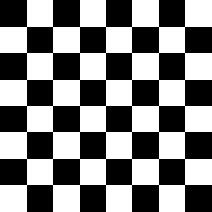
#> input picture result_concat_2.jpg, 212 x 212 px
$ python distortion_demo.py
#> lines starting #> are read from the running program, lines starting #| are printed output that depends on the picture; after the words box and inside, x2 and y2 are one past the last pixel; in counts of white or black regions, pixels touching at a corner belong together
### forTest.py
from PIL import Image, ImageDraw


def fill_circle_with_image(image_path, circle_size=(84 * 2, 84 * 2), save=False):
    """
    将给定图片裁剪出指定大小的圆形区域，并可选择保存结果。
    参数:
    image_path (str): 原始图片的文件路径
    circle_size (tuple): 圆形的尺寸（宽，高），默认是(84, 84)
    """
    # 打开原始图片
    img = Image.open(image_path).convert("RGBA")
    width, height = circle_size
    orig_width, orig_height = img.size

    # 计算以图片中心为基准的裁剪区域坐标（确保圆形在图片中间）
    left = (orig_width - width) // 2
    upper = (orig_height - height) // 2
    right = left + width
    lower = upper + height

    # 创建一个透明的新图像，大小与目标圆形一致
    circle_img = Image.new('RGBA', (width, height), (0, 0, 0, 0))
    draw = ImageDraw.Draw(circle_img)
    # 在新图像上绘制圆形，这里填充白色作为示例，可以根据需要调整
    draw.ellipse((0, 0, width, height), fill=(255, 255, 255, 255))

    # 从原始图片中裁剪出对应区域（以中心为准的矩形区域，后续再用圆形裁剪）
    img = img.crop((left, upper, right, lower))

    # 使用圆形遮罩来裁剪图片，通过alpha通道合成
    img.putalpha(circle_img.split()[-1])
    circle_img.paste(img, (0, 0), img)

    circle_img.show()
    print(circle_img.size)
    if save:
        rgb_im = circle_img.convert('RGB')
        rgb_im.save(image_path[:-4] + '_circle.jpg')


# [3 lines that do not run on import are left out]

### distortion_demo.py
import cv2
import math
import numpy as np
from PIL import Image


def main(filename="Emotion/1.jpg", para=1, para_min=2.5, offset=0, save_name="test.jpg", circle=False):
#> called with filename = 'result_concat_2.jpg', para = 4, para_min = 4, offset = 0, save_name = 'result_concat_2_res.jpg', circle = True
    img = cv2.imread(filename)
#> img is the input picture: shape (212, 212, 3); min 0, max 255, mean 127.5
    # img = img_[10:,10:img_.shape[1]-10]
    drcimg = np.zeros((img.shape[0], img.shape[1], 3), dtype=np.uint8)

    lenscenter = (img.shape[1] // 2, img.shape[0] // 2 + offset)  # 镜头中心在图像中的位置
#> lenscenter = (106, 106)
    cv2.circle(img, lenscenter, 5, (0, 0, 255), -1)
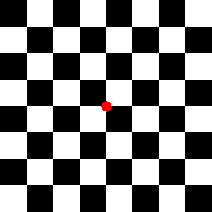
#> img: shape (212, 212, 3); 0.18% of pixels changed, all inside (x1, y1, x2, y2) = (101, 101, 112, 112)

    for row in range(img.shape[0]):
        for col in range(img.shape[1]):
            # if row < img.shape[0] // 2:  # 列
            #     r = math.sqrt((row - lenscenter[1]) ** 2 + (col - lenscenter[0]) ** 2) * para - (
            #             img.shape[0] // 2 - row) * para_min
            # else:
            r = math.sqrt((row - lenscenter[1]) ** 2 + (col - lenscenter[0]) ** 2) * para
            s = 0.9998 - 4.2932 * math.pow(10, -4) * r + 3.4327 * math.pow(10, -6) * math.pow(r, 2) - 2.8526 * math.pow(
                10, -9) * math.pow(r, 3) + 9.8223 * math.pow(10, -13) * math.pow(r, 4)  # 比例
            mCorrectPoint = (
                (col - lenscenter[0]) / s * 1.35 + lenscenter[0], (row - lenscenter[1]) / s * 1.35 + lenscenter[1])
            # 越界判断
            if mCorrectPoint[1] < 0 or mCorrectPoint[1] >= img.shape[0] - 1:
                continue
            if mCorrectPoint[0] < 0 or mCorrectPoint[0] >= img.shape[1] - 1:
                continue
            src_a = (int(mCorrectPoint[0]), int(mCorrectPoint[1]))
            src_b = (src_a[0] + 1, src_a[1])
            src_c = (src_a[0], src_a[1] + 1)
            src_d = (src_a[0] + 1, src_a[1] + 1)
            distance_to_a_x = mCorrectPoint[0] - src_a[0]  # 在原图像中与a点的水平距离
            distance_to_a_y = mCorrectPoint[1] - src_a[1]  # 在原图像中与a点的垂直距离

            drcimg[row, col][0] = (
                    img[src_a[1], src_a[0]][0] * (1 - distance_to_a_x) * (1 - distance_to_a_y) +
                    img[src_b[1], src_b[0]][0] * distance_to_a_x * (1 - distance_to_a_y) +
                    img[src_c[1], src_c[0]][0] * distance_to_a_y * (1 - distance_to_a_x) +
                    img[src_d[1], src_d[0]][0] * distance_to_a_y * distance_to_a_x
            )
            drcimg[row, col][1] = (
                    img[src_a[1], src_a[0]][1] * (1 - distance_to_a_x) * (1 - distance_to_a_y) +
                    img[src_b[1], src_b[0]][1] * distance_to_a_x * (1 - distance_to_a_y) +
                    img[src_c[1], src_c[0]][1] * distance_to_a_y * (1 - distance_to_a_x) +
                    img[src_d[1], src_d[0]][1] * distance_to_a_y * distance_to_a_x
            )
            drcimg[row, col][2] = (
                    img[src_a[1], src_a[0]][2] * (1 - distance_to_a_x) * (1 - distance_to_a_y) +
                    img[src_b[1], src_b[0]][2] * distance_to_a_x * (1 - distance_to_a_y) +
                    img[src_c[1], src_c[0]][2] * distance_to_a_y * (1 - distance_to_a_x) +
                    img[src_d[1], src_d[0]][2] * distance_to_a_y * distance_to_a_x
            )
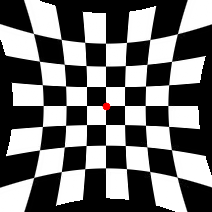
#> drcimg: shape (212, 212, 3); mean B, G, R 113.5, 113.5, 113.7

    cv2.imwrite(save_name, drcimg)
    img = Image.open(save_name)
#> img: PIL image 212x212 RGB
    img.show()

    if circle:
        from forTest import fill_circle_with_image
        fill_circle_with_image(save_name, circle_size=(84*2, 84*2), save=True)
#> in fill_circle_with_image, `circle_img = Image.new('RGBA', (width, height), (0, 0, 0, 0))`: circle_img: PIL image 168x168 RGBA; every value is 0
#> in fill_circle_with_image, `img = img.crop((left, upper, right, lower))`:
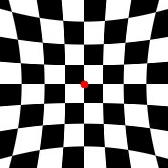
#> img: PIL image 168x168 RGBA; mean R, G, B, A 127.6, 127.2, 127.2, 255
#> in fill_circle_with_image, `img.putalpha(circle_img.split()[-1])`:
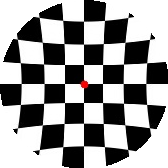
#> img: PIL image 168x168 RGBA; mean R, G, B, A 127.6, 127.2, 127.2, 202.1; transparent parts drawn white
#| (168, 168)
#> in fill_circle_with_image, `rgb_im = circle_img.convert('RGB')`:
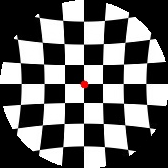
#> rgb_im: PIL image 168x168 RGB; mean R, G, B 101.1, 100.7, 100.7


if __name__ == "__main__":
    main(filename="result_concat_2.jpg", save_name="result_concat_2_res.jpg", para=4, para_min=4, offset=0, circle=True)
    # main(filename="result_concat.jpg", save_name="result_concat_res.jpg", para=2, para_min=4, offset=-20, circle=False)
    # main(filename="result_concat.jpg", save_name="black_white_test.jpg", para=3, para_min=1, offset=0)

$ run again, with black_white_test.jpg copied over result_concat_2.jpg
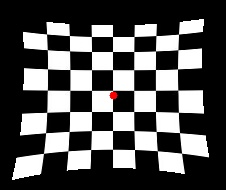
#> input picture black_white_test.jpg, 226 x 190 px
#> in main, img is the input picture: shape (190, 226, 3); mean B, G, R 80.7, 80.7, 81
#> after the loop in main, `for row in range(img.shape[0]):`:
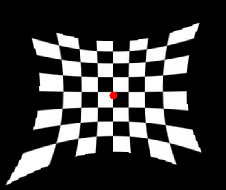
#> drcimg: shape (190, 226, 3); mean B, G, R 59.1, 59.1, 59.4
#| (168, 168)
#> in fill_circle_with_image, `rgb_im = circle_img.convert('RGB')`:
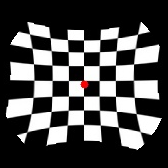
#> rgb_im: PIL image 168x168 RGB; mean R, G, B 77.1, 76.7, 76.7
